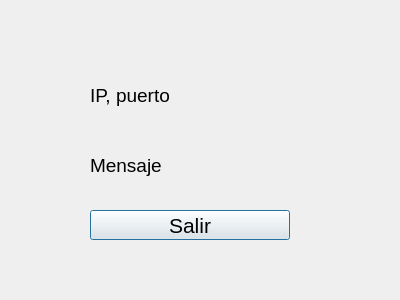
<?xml version="1.0" encoding="UTF-8"?>
<ui version="4.0">
 <class>TcpServer</class>
 <widget class="QDialog" name="TcpServer">
  <property name="geometry">
   <rect>
    <x>0</x>
    <y>0</y>
    <width>400</width>
    <height>300</height>
   </rect>
  </property>
  <property name="windowTitle">
   <string>TcpServer</string>
  </property>
  <widget class="QLabel" name="lbl_info">
   <property name="geometry">
    <rect>
     <x>90</x>
     <y>80</y>
     <width>200</width>
     <height>30</height>
    </rect>
   </property>
   <property name="font">
    <font>
     <pointsize>14</pointsize>
    </font>
   </property>
   <property name="text">
    <string>IP, puerto</string>
   </property>
  </widget>
  <widget class="QLabel" name="lbl_message">
   <property name="geometry">
    <rect>
     <x>90</x>
     <y>150</y>
     <width>200</width>
     <height>30</height>
    </rect>
   </property>
   <property name="font">
    <font>
     <pointsize>14</pointsize>
    </font>
   </property>
   <property name="text">
    <string>Mensaje</string>
   </property>
  </widget>
  <widget class="QPushButton" name="btn_close">
   <property name="geometry">
    <rect>
     <x>90</x>
     <y>210</y>
     <width>200</width>
     <height>30</height>
    </rect>
   </property>
   <property name="font">
    <font>
     <pointsize>16</pointsize>
    </font>
   </property>
   <property name="text">
    <string>Salir</string>
   </property>
  </widget>
 </widget>
 <resources/>
 <connections/>
</ui>
